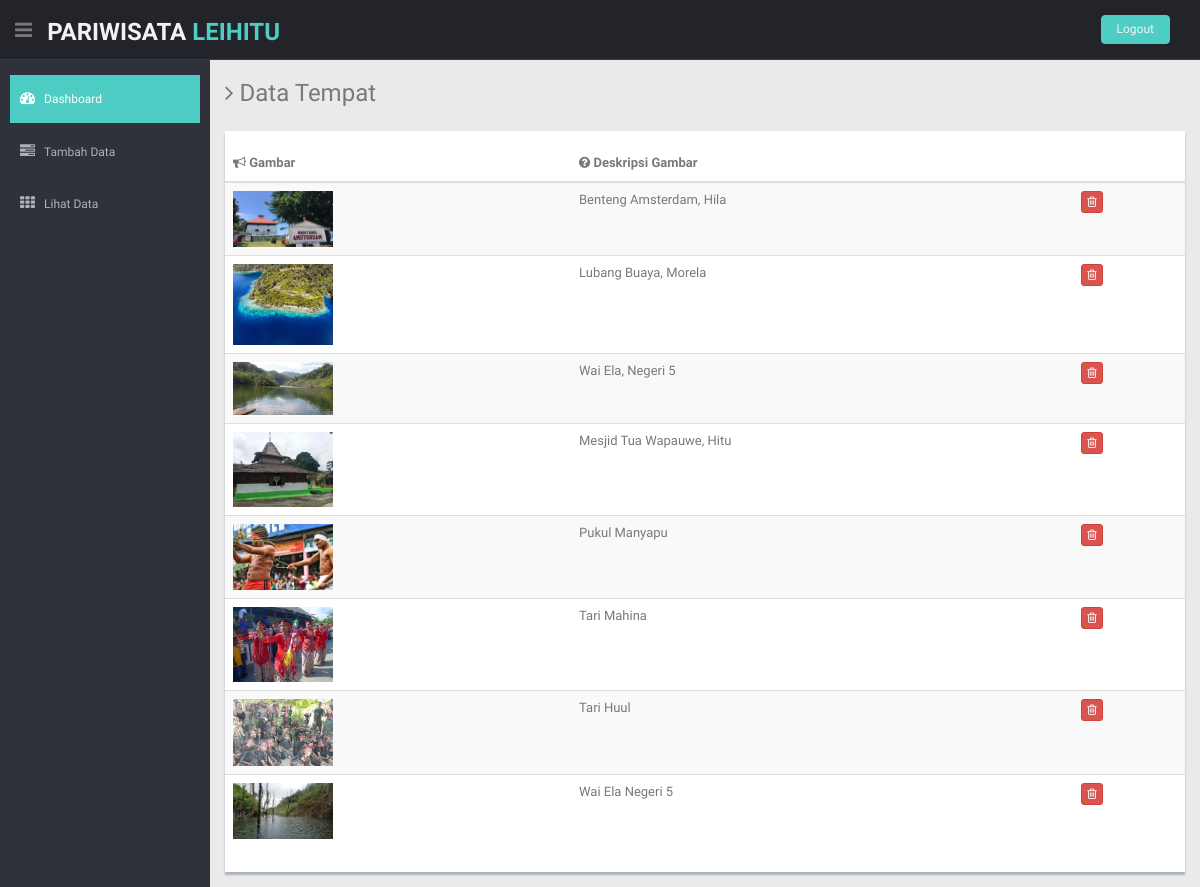
The app's page /admin/data_galeri.php (signed in) with its own data.
### tables this page shows
CREATE TABLE `galeri_tb` (
  `id_galeri` int(11) NOT NULL,
  `gambar_galeri` varchar(50) NOT NULL,
  `deskripsi_gambar` varchar(50) NOT NULL
);

### admin/data_galeri.php (the view, shortened to what this page needs)
<?php
require 'koneksi.php';
$d_tempat = mysqli_query($konek, "SELECT * FROM galeri_tb");
?>
<?php require 'header.php'; ?>
    <section id="main-content">
      <section class="wrapper">
        <h3><i class="fa fa-angle-right"></i> Data Tempat</h3>
        <div class="row mt">
          <div class="col-md-12">
            <div class="content-panel">
              <table class="table table-striped table-advance table-hover">
                <thead>
                  <tr>
                    <th><i class="fa fa-bullhorn"></i> Gambar</th>
                    <th class="hidden-phone"><i class="fa fa-question-circle"></i> Deskripsi Gambar</th>
                    <th></th>
                  </tr>
                </thead>
                <tbody>
                  <?php foreach ($d_tempat as $d) : ?>
                  <tr>
                    <td>
                      <a href="basic_table.html#">
                        <img src="../img/<?= $d["gambar_galeri"]; ?>" alt="" width="100px">
                      </a>
                    </td>
                    <td class="hidden-phone"><?= $d["deskripsi_gambar"]; ?></td>
                    <td>
                      <button class="btn btn-danger btn-xs"><i class="fa fa-trash-o " onclick="return confirm('Hapus data ini?') ?
                      window.location.href = 'data_galeri.php?key=<?= $d["id_galeri"]; ?>' : console.log('NO')"></i></button>
                    </td>
                  </tr>
                 <?php endforeach; ?>
                </tbody>
              </table>
            </div>
          </div>
        </div>
      </section>
    </section>
  </section>
</body>
</html>

### admin/header.php (shortened to what this page needs)
<!DOCTYPE html>
<html lang="en">
<head>
  <link href="lib/bootstrap/css/bootstrap.min.css" rel="stylesheet">
  <link href="lib/font-awesome/css/font-awesome.css" rel="stylesheet" />
  <link rel="stylesheet" type="text/css" href="lib/bootstrap-fileupload/bootstrap-fileupload.css" />
  <link rel="stylesheet" type="text/css" href="lib/bootstrap-datepicker/css/datepicker.css" />
  <link rel="stylesheet" type="text/css" href="lib/bootstrap-daterangepicker/daterangepicker.css" />
  <link rel="stylesheet" type="text/css" href="lib/bootstrap-timepicker/compiled/timepicker.css" />
  <link rel="stylesheet" type="text/css" href="lib/bootstrap-datetimepicker/datertimepicker.css" />
  <link href="css/style.css" rel="stylesheet">
  <link href="css/style-responsive.css" rel="stylesheet">
</head>
<body>
  <section id="container">
    <header class="header black-bg">
      <div class="sidebar-toggle-box">
        <div class="fa fa-bars tooltips" data-placement="right" data-original-title="Toggle Navigation"></div>
      </div>
      <a href="../" class="logo"><b>PARIWISATA<span> LEIHITU</span></b></a>
      <div class="top-menu">
        <ul class="nav pull-right top-menu">
          <li><a class="logout" href="logout.php">Logout</a></li>
        </ul>
      </div>
    </header>
    <aside>
      <div id="sidebar" class="nav-collapse ">
        <ul class="sidebar-menu" id="nav-accordion">
          <li class="mt">
            <a class="active" href="index.php">
              <i class="fa fa-dashboard"></i>
              <span>Dashboard</span>
              </a>
          </li>
          <li class="sub-menu">
            <a href="javascript:;">
              <i class="fa fa-tasks"></i>
              <span>Tambah Data</span>
              </a>
          </li>
          <li class="sub-menu">
            <a href="javascript:;">
              <i class="fa fa-th"></i>
              <span>Lihat Data</span>
              </a>
          </li>
        </ul>
      </div>
    </aside>

### admin/css/style.css (style rules this page uses)
body { color: #797979; background: #eaeaea; font-family: 'Ruda', sans-serif; padding: 0px !important; margin: 0px !important; font-size:13px; }
ul li { list-style: none; }
a, a:hover, a:focus { text-decoration: none; outline: none; }
#container { width: 100%; height: 100%; }
.mt { margin-top: 25px; }
ul.top-menu > li > .logout { color: #f2f2f2; font-size: 12px; border-radius: 4px; -webkit-border-radius: 4px; border: 1px solid #64c3c2 !important; padding: 5px 15px; margin-right: 15px; background: #4ECDC4; margin-top: 15px; }
#sidebar { width: 210px; height: 100%; position: fixed; background: #2f323a; }
#sidebar ul li { position: relative; }
ul.sidebar-menu , ul.sidebar-menu li ul.sub { margin: -2px 0 0; padding: 0; }
ul.sidebar-menu { margin-top: 75px; }
ul.sidebar-menu li { margin-bottom: 5px; margin-left:10px; margin-right:10px; }
ul.sidebar-menu li.sub-menu { line-height: 15px; }
ul.sidebar-menu li a span { display: inline-block; }
ul.sidebar-menu li a { color: #aeb2b7; text-decoration: none; display: block; padding: 15px 0 15px 10px; font-size: 12px; outline: none; -webkit-transition: all 0.3s ease; -moz-transition: all 0.3s ease; -o-transition: all 0.3s ease; -ms-transition: all 0.3s ease; transition: all 0.3s ease; }
ul.sidebar-menu li a.active, ul.sidebar-menu li a:hover, ul.sidebar-menu li a:focus { background: #4ECDC4; color: #fff; display: block; -webkit-transition: all 0.3s ease; -moz-transition: all 0.3s ease; -o-transition: all 0.3s ease; -ms-transition: all 0.3s ease; transition: all 0.3s ease; }
ul.sidebar-menu li a i { font-size: 15px; padding-right: 6px; }
ul.sidebar-menu li a.active i { color: #fff; }
#main-content { margin-left: 210px; }
.header, .footer { min-height: 60px; padding: 0 15px; }
.header { position: fixed; left: 0; right: 0; z-index: 1002; }
.black-bg { background: #22242a; border-bottom: 1px solid #393d46; }
.wrapper { display: inline-block; margin-top: 60px; padding-left: 15px; padding-right: 15px; padding-bottom: 15px; padding-top: 0px; width: 100%; }
a.logo { font-size: 24px; color: #f2f2f2; float: left; margin-top: 15px; text-transform: uppercase; }
a.logo b { font-weight: 900; }
a.logo span { color: #4ECDC4; }
#top_menu .nav > li, ul.top-menu > li { float: left; }
ul.top-menu > li > a { color: #666666; font-size: 16px; border-radius: 4px; -webkit-border-radius: 4px; border:1px solid #666666 !important; padding: 2px 6px; margin-right: 15px; }
.sidebar-toggle-box { float: left; padding-right: 15px; margin-top: 20px; }
.sidebar-toggle-box .fa-bars { cursor: pointer; display: inline-block; font-size: 20px; }
.content-panel { background: #ffffff; box-shadow: 0px 3px 2px #aab2bd; padding-top: 15px; padding-bottom: 5px; }

### records on screen
galeri_tb: gambar_galeri (picture), deskripsi_gambar "Benteng Amsterdam, Hila"
galeri_tb: gambar_galeri (picture), deskripsi_gambar "Lubang Buaya, Morela"
galeri_tb: gambar_galeri (picture), deskripsi_gambar "Wai Ela, Negeri 5"
galeri_tb: gambar_galeri (picture), deskripsi_gambar "Mesjid Tua Wapauwe, Hitu"
galeri_tb: gambar_galeri (picture), deskripsi_gambar "Pukul Manyapu"
galeri_tb: gambar_galeri (picture), deskripsi_gambar "Tari Mahina"
galeri_tb: gambar_galeri (picture), deskripsi_gambar "Tari Huul"
galeri_tb: gambar_galeri (picture), deskripsi_gambar "Wai Ela Negeri 5"
